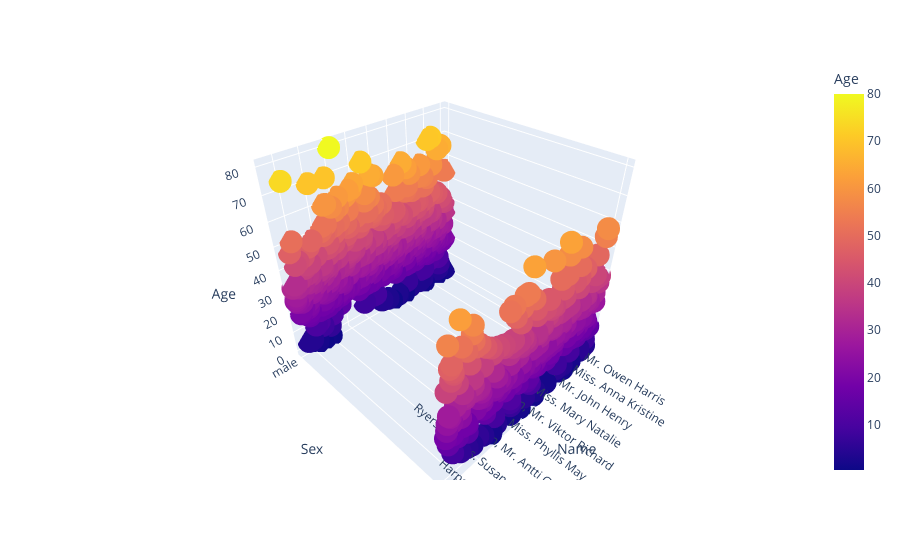

Notebook cell for this chart:
### Markdown cell above
* 3D Visualisation of a person with features Name,Sex and Age

### Code cell
plt.figure(figsize=(10, 3))
fig = px.scatter_3d(train_data, x='Name', y='Sex', z='Age', color='Age')
fig.show()

### Figure 1 — Plotly figure (JSON) as saved in the notebook; plotly's stock layout.template omitted (floating-point values rounded to 4 significant figures; data arrays with more than 128 entries replaced by an {"elided": "..."} marker saying what was removed)
{"data": [{"hovertemplate": "Name=%{x}<br>Sex=%{y}<br>Age=%{marker.color}<extra></extra>", "legendgroup": "", "marker": {"color": {"elided": "891 float values"}, "coloraxis": "coloraxis", "symbol": "circle"}, "mode": "markers", "name": "", "scene": "scene", "showlegend": false, "type": "scatter3d", "x": {"elided": "891 str values"}, "y": {"elided": "891 str values"}, "z": {"elided": "891 float values"}}], "layout": {"coloraxis": {"colorbar": {"title": {"text": "Age"}}, "colorscale": [[0, "#0d0887"], [0.1111, "#46039f"], [0.2222, "#7201a8"], [0.3333, "#9c179e"], [0.4444, "#bd3786"], [0.5556, "#d8576b"], [0.6667, "#ed7953"], [0.7778, "#fb9f3a"], [0.8889, "#fdca26"], [1, "#f0f921"]]}, "legend": {"tracegroupgap": 0}, "margin": {"t": 60}, "scene": {"domain": {"x": [0, 1], "y": [0, 1]}, "xaxis": {"title": {"text": "Name"}}, "yaxis": {"title": {"text": "Sex"}}, "zaxis": {"title": {"text": "Age"}}}}}
